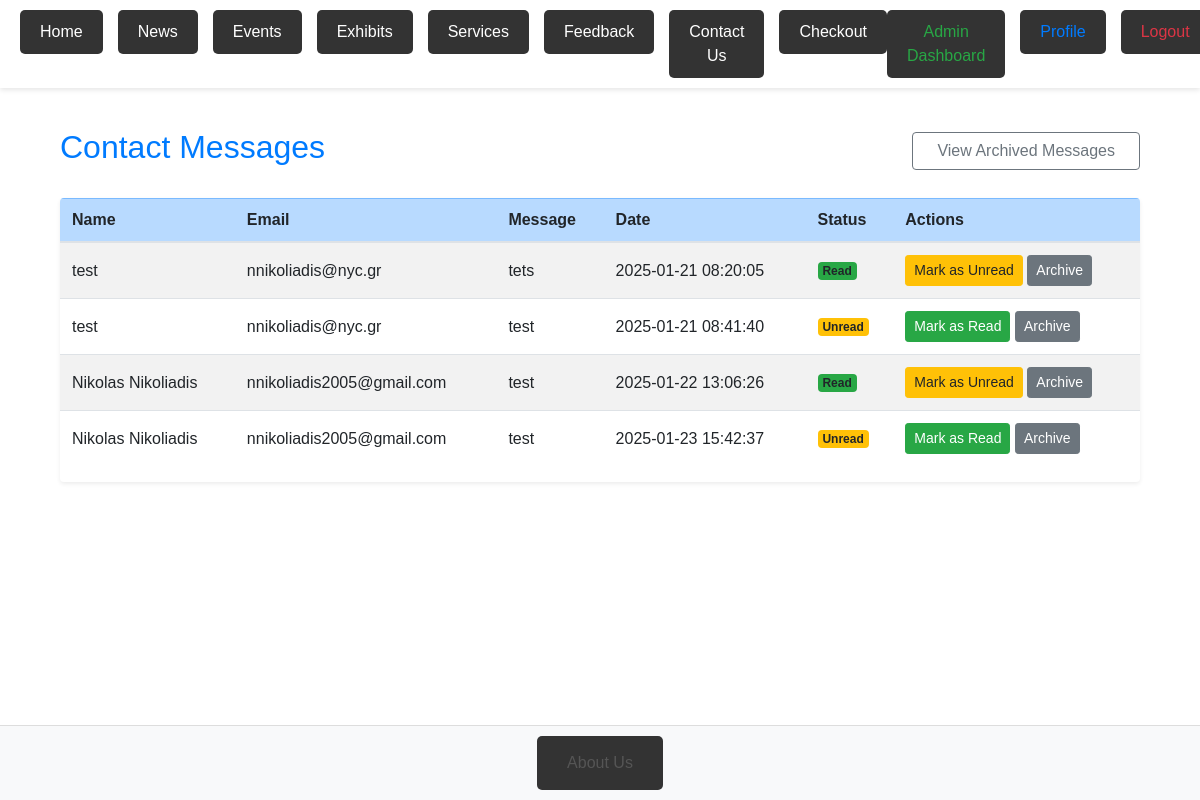
/admin/messages (signed in), run on the app's committed database.
### server.py (models this page shows)
class ContactMessage(db.Model):
    id = db.Column(db.Integer, primary_key=True)
    name = db.Column(db.String(100), nullable=False)
    email = db.Column(db.String(120), nullable=False)
    message = db.Column(db.Text, nullable=False)
    created_at = db.Column(db.DateTime, default=db.func.current_timestamp())
    status = db.Column(db.String(20), default='unread')

### server.py (the view, shortened to what this page needs)
@app.route('/admin/messages', methods=['GET', 'POST'])
@login_required
@admin_required
def view_messages():
    show_archived = request.args.get('archived', 'false').lower() == 'true'
    if show_archived:
        messages = ContactMessage.query.filter_by(status='archived').all()
    else:
        messages = ContactMessage.query.filter(ContactMessage.status != 'archived').all()
    return render_template('view_messages.html', messages=messages, show_archived=show_archived)

### server.py (called while the page is built)
def admin_required(f):
    @wraps(f)
    def decorated_function(*args, **kwargs):
        if not current_user.is_authenticated or not current_user.is_admin:
            abort(403)
        return f(*args, **kwargs)
    return decorated_function

@login_manager.user_loader
def load_user(user_id):
    return db.session.get(User, int(user_id))

### templates/view_messages.html (shortened to what this page needs)
{% extends "base.html" %}
{% block content %}
<div class="container mt-5">
    <div class="d-flex justify-content-between align-items-center mb-4">
        <h2 class="fw-bold text-{{ 'secondary' if show_archived else 'primary' }}">
            {{ 'Archived Messages' if show_archived else 'Contact Messages' }}
        </h2>
        <a href="{{ url_for('view_messages', archived=not show_archived) }}"
           class="btn btn-outline-{{ 'primary' if show_archived else 'secondary' }} px-4">
            {{ 'View Active Messages' if show_archived else 'View Archived Messages' }}
        </a>
    </div>
    {% if messages %}
    <div class="table-responsive shadow-sm rounded">
        <table class="table table-striped table-hover align-middle">
            <thead class="table-{{ 'secondary' if show_archived else 'primary' }}">
                <tr>
                    <th>Name</th>
                    <th>Email</th>
                    <th>Message</th>
                    <th>Date</th>
                    <th>Status</th>
                    {% if not show_archived %}
                    <th>Actions</th>
                    {% endif %}
                </tr>
            </thead>
            <tbody>
                {% for message in messages %}
                <tr>
                    <td>{{ message.name or "N/A" }}</td>
                    <td>{{ message.email or "N/A" }}</td>
                    <td>{{ message.message or "N/A" }}</td>
                    <td>{{ message.created_at.strftime('%Y-%m-%d %H:%M:%S') if message.created_at else 'N/A' }}</td>
                    <td>
                        <span class="badge bg-{{ 'success' if message.status == 'read' else 'warning' }}">
                            {{ message.status.capitalize() }}
                        </span>
                    </td>
                    {% if not show_archived %}
                    <td>
                        {% if message.status != 'read' %}
                        <form method="POST" style="display: inline;">
                            <button type="submit" name="action" value="mark_read"
                                    class="btn btn-success btn-sm me-1">
                                Mark as Read
                            </button>
                        </form>
                        {% else %}
                        <form method="POST" style="display: inline;">
                            <button type="submit" name="action" value="mark_unread"
                                    class="btn btn-warning btn-sm">
                                Mark as Unread
                            </button>
                        </form>
                        {% endif %}
                        <form method="POST" style="display: inline;">
                            <button type="submit" name="action" value="archive"
                                    class="btn btn-secondary btn-sm">
                                Archive
                            </button>
                        </form>
                    </td>
                    {% endif %}
                </tr>
                {% endfor %}
            </tbody>
        </table>
    </div>
    {% else %}
    <div class="alert alert-info text-center">
        No {{ 'archived' if show_archived else 'active' }} messages available.
    </div>
    {% endif %}
</div>
{% endblock %}

### static/styles.css (style rules this page uses)
* { margin: 0; padding: 0; box-sizing: border-box; }
body, html { height: 100%; font-family: Arial, sans-serif; line-height: 1.6; }
body { display: flex; flex-direction: column; min-height: 100vh; background-color: #f4f4f4; }

### templates/base.html (style rules this page uses)
body { font-family: Arial, sans-serif; margin: 0; padding: 0; display: flex; flex-direction: column; min-height: 100vh; }
.container { flex: 1; }

### templates/view_messages.html (style rules this page uses)
.table th, .table td { vertical-align: middle; }
.btn-outline-secondary, .btn-outline-primary { font-weight: 500; transition: background-color 0.3s ease, color 0.3s ease; }

### data on the page
ContactMessage: name "test", email "nnikoliadis@nyc.gr", message "tets", created_at "2025-01-21 08:20:05", status "Read"
ContactMessage: name "test", email "nnikoliadis@nyc.gr", message "test", created_at "2025-01-21 08:41:40", status "Unread"
ContactMessage: name "Nikolas Nikoliadis", email "nnikoliadis2005@gmail.com", message "test", created_at "2025-01-22 13:06:26", status "Read"
ContactMessage: name "Nikolas Nikoliadis", email "nnikoliadis2005@gmail.com", message "test", created_at "2025-01-23 15:42:37", status "Unread"

### other printed values
{{ 'Archived Messages' if show_archived else 'Contact Messages' }} "Contact Messages"
{{ 'View Active Messages' if show_archived else 'View Archived Messages' }} "View Archived Messages"
